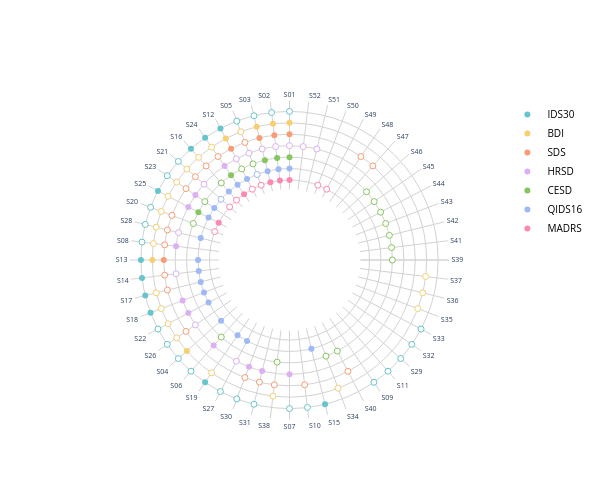

Notebook code cell kept with this figure:
### Markdown cell above
If you want to analyse custom data, you will have to set the variable `max_radius` so that the figure have the desired look !

### Code cell
###
# PARAMETERS
###
if experiment == "Fried2017" :
    max_radius = 13
elif experiment == "GauldMartin2022" : 
    max_radius = 20 # maximum radius on the final figure
else : 
    max_radius = 100 # <- /!\ value to set /!\ !!!
min_radius = 6.2 # minimum intern radius

# dictionnary questionnaire <->  radius of the circles
dic = {}
i = max_radius
for scale in df_col.variable.unique() : 
    dic[scale] = i
    i-=1

# dictionnary scale <-> color
palette = px.colors.qualitative.Pastel # choice of the palette. More choice in the following documentation : https://plotly.com/python/builtin-colorscales/
i = 0
dic_color = {}
# circular attribution of the colors (at the end of the palette, we go back to the beginning)
for scale in df_col['variable'].unique() : 
    if i>len(palette)-1 : 
        i = 0
    dic_color[scale] =palette[i]
    i+=1

###
# FIGURE
###
    
fig = go.Figure()
# transparency plot with all the symptoms to set their order in the plot
fig.add_trace(go.Scatterpolar(
            r = [0 for k in range(len(df.index))], # list of radiuses
            theta = df.Ab, # list of angles
            mode = 'markers',
            showlegend = False, # no legend thanks
        opacity = 0.0, # everything transparent !
    ))

if df.shape[0] == df['Category'].isnull().sum() : 
    df_col.loc[:,'Category'] = ""

### specific symptoms (value == 1)
df_spe = df_col[df_col.value == 1].copy() # we isolate only the specific symptoms
for scale in df_spe.variable.unique() : 
    temp = df_spe[df_spe.variable==scale] # dataframe with the data of each scale
    fig.add_trace(go.Scatterpolar(
            r = [dic[scale] for k in range(temp.shape[0])], # constant radius corresponding to the dictionnary value
            theta = temp.Ab, # angle = symptom 
            mode = 'markers',
        name = scale, # name in the legend
        hoverinfo="text", # type of hover. 'text' means that we design it by hand.
        hovertext= "Scale: "+scale+"<br>"+"Sympt.:"+temp.Symptom + "<br>Specific"+"<br>Category: "+temp.Category, # \n is <br> (html)
        # if category column in not empty
        
        opacity = 1.0,
        marker=dict( #property of the markers
            color = dic_color[scale], # color depending on the scale 
            symbol = "circle", # we want filled circles
            line=dict( # property of the line of the markers
                width=0 # we do not want line !
            ))
    ))

### component symptoms (=2)
df_comp = df_col[df_col.value == 2].copy()# we isolate only the compound symptoms
for scale in df_comp.variable.unique() : 
    temp = df_comp[df_comp.variable==scale] # dataframe with the data of each scale
    fig.add_trace(go.Scatterpolar(
            r = [dic[scale] for k in range(temp.shape[0])], # constant radius corresponding to the dictionnary value
            theta = temp.Ab,  # angle = symptom 
            mode = 'markers',
        hoverinfo="text",
        hovertext= "Scale: "+scale+"<br>"+"Sympt.:"+temp.Symptom + "<br>Compound"+"<br>Category: "+temp.Category, # \n is <br> (html)
        showlegend = False, # no legend
        marker=dict( # properties of the markers
            color = 'white', # white circle with color line
            symbol = "circle",
            line=dict(
                color=dic_color[scale], # color of the line
                width=1, # width of the line
         ))
    ))
    i+=1
    
### white circle in the center
fig.add_trace(go.Scatterpolar(
    r=[min_radius for k in range (len(df.Ab))], # radius of the circle = min_radius (set before)
    theta=df.Ab, # all angles
    fill='toself',
    fillcolor = "white", # color of the circle
    showlegend = False, # no legend
    line=dict(
    color="white",
    width=0, # no line
        ))
)


### Set options common to all traces with fig.update_traces

fig.update_polars(bgcolor='white')
fig.update_layout(
    autosize=True, # to allow or not autosize
    width=600, # width of the figure
    height=500, # height of the figure
    paper_bgcolor = 'rgba(0,0,0,0)', plot_bgcolor= 'rgba(0,0,0,0)',# background color
    polar = dict( #options for the polar plot
          radialaxis = dict(visible = True, # allowing radius lines  
                            color="lightgrey", # color of the lines
                            gridcolor = "lightgrey", # color of the grid
                            linecolor="lightgrey", #color of the lines
                            gridwidth = 1, # step in the grid
                            range=[0, max_radius+1], # range of the grid
                            dtick=1, # step in the grid
                            showgrid =True, # showing the grid
                            layer="below traces", # put the grid below traces
                            tickfont_color ='rgba(0,0,0,0)'),# putting tickfont into white to make them disappear
          angularaxis = dict(
        gridcolor = "lightgrey", # color of the angular grid
        tickfont_size=7, # font size of labels (ex. "S01")
        rotation=90, # start position of angular axis 
        direction="counterclockwise" # changin direction to align with Fried et al. 
        )),
        legend = dict(font = dict(size = 10, color = "black")) # size and color of the legend
)


#fig.write_image("figure4_radial.pdf") #saving figure into a file
fig.show() # showing figure

### Figure 1 — Plotly figure (JSON) as saved in the notebook; plotly's stock layout.template omitted (floating-point values rounded to 4 significant figures)
{"data": [{"mode": "markers", "opacity": 0, "r": [0, 0, 0, 0, 0, 0, 0, 0, 0, 0, 0, 0, 0, 0, 0, 0, 0, 0, 0, 0, 0, 0, 0, 0, 0, 0, 0, 0, 0, 0, 0, 0, 0, 0, 0, 0, 0, 0, 0, 0, 0, 0, 0, 0, 0, 0, 0, 0, 0, 0, 0, 0], "showlegend": false, "theta": ["S01", "S02", "S03", "S05", "S12", "S24", "S16", "S21", "S23", "S25", "S20", "S28", "S08", "S13", "S14", "S17", "S18", "S22", "S26", "S04", "S06", "S19", "S27", "S30", "S31", "S38", "S07", "S10", "S15", "S34", "S40", "S09", "S11", "S29", "S32", "S33", "S35", "S36", "S37", "S39", "S41", "S42", "S43", "S44", "S45", "S46", "S47", "S48", "S49", "S50", "S51", "S52"], "type": "scatterpolar"}, {"hoverinfo": "text", "hovertext": ["Scale: IDS30<br>Sympt.:Appetite decreas<br>Specific<br>Category: ", "Scale: IDS30<br>Sympt.:Tiredness, fatigue<br>Specific<br>Category: ", "Scale: IDS30<br>Sympt.:Concentration problems<br>Specific<br>Category: ", "Scale: IDS30<br>Sympt.:Loss of energy <br>Specific<br>Category: ", "Scale: IDS30<br>Sympt.:Appetite increase<br>Specific<br>Category: ", "Scale: IDS30<br>Sympt.:Weight decrease<br>Specific<br>Category: ", "Scale: IDS30<br>Sympt.:Indescisiveness<br>Specific<br>Category: ", "Scale: IDS30<br>Sympt.:Guilt<br>Specific<br>Category: ", "Scale: IDS30<br>Sympt.:Worthlessness<br>Specific<br>Category: ", "Scale: IDS30<br>Sympt.:Weight increase<br>Specific<br>Category: "], "marker": {"color": "rgb(102, 197, 204)", "line": {"width": 0}, "symbol": "circle"}, "mode": "markers", "name": "IDS30", "opacity": 1, "r": [13, 13, 13, 13, 13, 13, 13, 13, 13, 13], "theta": ["S12", "S24", "S16", "S25", "S13", "S14", "S17", "S18", "S19", "S15"], "type": "scatterpolar"}, {"hoverinfo": "text", "hovertext": ["Scale: BDI<br>Sympt.:Early insomnia<br>Specific<br>Category: ", "Scale: BDI<br>Sympt.:Middle insomnia<br>Specific<br>Category: ", "Scale: BDI<br>Sympt.:Late insomnia<br>Specific<br>Category: ", "Scale: BDI<br>Sympt.:Appetite decreas<br>Specific<br>Category: ", "Scale: BDI<br>Sympt.:Appetite increase<br>Specific<br>Category: ", "Scale: BDI<br>Sympt.:Hypersomnia<br>Specific<br>Category: "], "marker": {"color": "rgb(246, 207, 113)", "line": {"width": 0}, "symbol": "circle"}, "mode": "markers", "name": "BDI", "opacity": 1, "r": [12, 12, 12, 12, 12, 12], "theta": ["S01", "S02", "S03", "S12", "S13", "S04"], "type": "scatterpolar"}, {"hoverinfo": "text", "hovertext": ["Scale: SDS<br>Sympt.:Early insomnia<br>Specific<br>Category: ", "Scale: SDS<br>Sympt.:Middle insomnia<br>Specific<br>Category: ", "Scale: SDS<br>Sympt.:Late insomnia<br>Specific<br>Category: ", "Scale: SDS<br>Sympt.:Appetite decreas<br>Specific<br>Category: ", "Scale: SDS<br>Sympt.:Appetite increase<br>Specific<br>Category: "], "marker": {"color": "rgb(248, 156, 116)", "line": {"width": 0}, "symbol": "circle"}, "mode": "markers", "name": "SDS", "opacity": 1, "r": [11, 11, 11, 11, 11], "theta": ["S01", "S02", "S03", "S12", "S13"], "type": "scatterpolar"}, {"hoverinfo": "text", "hovertext": ["Scale: HRSD<br>Sympt.:Tiredness, fatigue<br>Specific<br>Category: ", "Scale: HRSD<br>Sympt.:Loss of pleasure<br>Specific<br>Category: ", "Scale: HRSD<br>Sympt.:Loss of energy <br>Specific<br>Category: ", "Scale: HRSD<br>Sympt.:Irritable mood<br>Specific<br>Category: ", "Scale: HRSD<br>Sympt.:Guilt<br>Specific<br>Category: ", "Scale: HRSD<br>Sympt.:Loss of interest<br>Specific<br>Category: ", "Scale: HRSD<br>Sympt.:Anxious  / fearful mood<br>Specific<br>Category: ", "Scale: HRSD<br>Sympt.:Sympathetic arousal (palpitations ,tremors, tinnitus, chest pain)<br>Specific<br>Category: ", "Scale: HRSD<br>Sympt.:Gastrointestinal problems (constipation, diarrhea)<br>Specific<br>Category: ", "Scale: HRSD<br>Sympt.:Panic/phobic symptoms<br>Specific<br>Category: "], "marker": {"color": "rgb(220, 176, 242)", "line": {"width": 0}, "symbol": "circle"}, "mode": "markers", "name": "HRSD", "opacity": 1, "r": [10, 10, 10, 10, 10, 10, 10, 10, 10, 10], "theta": ["S24", "S23", "S25", "S08", "S18", "S22", "S06", "S30", "S31", "S07"], "type": "scatterpolar"}, {"hoverinfo": "text", "hovertext": ["Scale: CESD<br>Sympt.:Early insomnia<br>Specific<br>Category: ", "Scale: CESD<br>Sympt.:Middle insomnia<br>Specific<br>Category: ", "Scale: CESD<br>Sympt.:Late insomnia<br>Specific<br>Category: ", "Scale: CESD<br>Sympt.:Tiredness, fatigue<br>Specific<br>Category: ", "Scale: CESD<br>Sympt.:Loss of energy <br>Specific<br>Category: "], "marker": {"color": "rgb(135, 197, 95)", "line": {"width": 0}, "symbol": "circle"}, "mode": "markers", "name": "CESD", "opacity": 1, "r": [9, 9, 9, 9, 9], "theta": ["S01", "S02", "S03", "S24", "S25"], "type": "scatterpolar"}, {"hoverinfo": "text", "hovertext": ["Scale: QIDS16<br>Sympt.:Early insomnia<br>Specific<br>Category: ", "Scale: QIDS16<br>Sympt.:Middle insomnia<br>Specific<br>Category: ", "Scale: QIDS16<br>Sympt.:Late insomnia<br>Specific<br>Category: ", "Scale: QIDS16<br>Sympt.:Appetite decreas<br>Specific<br>Category: ", "Scale: QIDS16<br>Sympt.:Tiredness, fatigue<br>Specific<br>Category: ", "Scale: QIDS16<br>Sympt.:Concentration problems<br>Specific<br>Category: ", "Scale: QIDS16<br>Sympt.:Loss of pleasure<br>Specific<br>Category: ", "Scale: QIDS16<br>Sympt.:Loss of energy <br>Specific<br>Category: ", "Scale: QIDS16<br>Sympt.:Psychomotor agitation<br>Specific<br>Category: ", "Scale: QIDS16<br>Sympt.:Appetite increase<br>Specific<br>Category: ", "Scale: QIDS16<br>Sympt.:Weight decrease<br>Specific<br>Category: ", "Scale: QIDS16<br>Sympt.:Indescisiveness<br>Specific<br>Category: ", "Scale: QIDS16<br>Sympt.:Guilt<br>Specific<br>Category: ", "Scale: QIDS16<br>Sympt.:Loss of interest<br>Specific<br>Category: ", "Scale: QIDS16<br>Sympt.:Hypersomnia<br>Specific<br>Category: ", "Scale: QIDS16<br>Sympt.:Worthlessness<br>Specific<br>Category: ", "Scale: QIDS16<br>Sympt.:Psychomotor retardation<br>Specific<br>Category: ", "Scale: QIDS16<br>Sympt.:Weight increase<br>Specific<br>Category: "], "marker": {"color": "rgb(158, 185, 243)", "line": {"width": 0}, "symbol": "circle"}, "mode": "markers", "name": "QIDS16", "opacity": 1, "r": [8, 8, 8, 8, 8, 8, 8, 8, 8, 8, 8, 8, 8, 8, 8, 8, 8, 8], "theta": ["S01", "S02", "S03", "S12", "S24", "S16", "S23", "S25", "S28", "S13", "S14", "S17", "S18", "S22", "S04", "S19", "S27", "S15"], "type": "scatterpolar"}, {"hoverinfo": "text", "hovertext": ["Scale: MADRS<br>Sympt.:Early insomnia<br>Specific<br>Category: ", "Scale: MADRS<br>Sympt.:Middle insomnia<br>Specific<br>Category: ", "Scale: MADRS<br>Sympt.:Late insomnia<br>Specific<br>Category: ", "Scale: MADRS<br>Sympt.:Tiredness, fatigue<br>Specific<br>Category: ", "Scale: MADRS<br>Sympt.:Loss of energy <br>Specific<br>Category: "], "marker": {"color": "rgb(254, 136, 177)", "line": {"width": 0}, "symbol": "circle"}, "mode": "markers", "name": "MADRS", "opacity": 1, "r": [7, 7, 7, 7, 7], "theta": ["S01", "S02", "S03", "S24", "S25"], "type": "scatterpolar"}, {"hoverinfo": "text", "hovertext": ["Scale: IDS30<br>Sympt.:Early insomnia<br>Compound<br>Category: ", "Scale: IDS30<br>Sympt.:Middle insomnia<br>Compound<br>Category: ", "Scale: IDS30<br>Sympt.:Late insomnia<br>Compound<br>Category: ", "Scale: IDS30<br>Sympt.:Sad mood<br>Compound<br>Category: ", "Scale: IDS30<br>Sympt.:Suicidal ideation<br>Compound<br>Category: ", "Scale: IDS30<br>Sympt.:Loss of pleasure<br>Compound<br>Category: ", "Scale: IDS30<br>Sympt.:Pessimism / hopeful about future<br>Compound<br>Category: ", "Scale: IDS30<br>Sympt.:Psychomotor agitation<br>Compound<br>Category: ", "Scale: IDS30<br>Sympt.:Irritable mood<br>Compound<br>Category: ", "Scale: IDS30<br>Sympt.:Loss of interest<br>Compound<br>Category: ", "Scale: IDS30<br>Sympt.:Decreased libido<br>Compound<br>Category: ", "Scale: IDS30<br>Sympt.:Hypersomnia<br>Compound<br>Category: ", "Scale: IDS30<br>Sympt.:Anxious  / fearful mood<br>Compound<br>Category: ", "Scale: IDS30<br>Sympt.:Psychomotor retardation<br>Compound<br>Category: ", "Scale: IDS30<br>Sympt.:Sympathetic arousal (palpitations ,tremors, tinnitus, chest pain)<br>Compound<br>Category: ", "Scale: IDS30<br>Sympt.:Gastrointestinal problems (constipation, diarrhea)<br>Compound<br>Category: ", "Scale: IDS30<br>Sympt.:Panic/phobic symptoms<br>Compound<br>Category: ", "Scale: IDS30<br>Sympt.:Diurnal variation<br>Compound<br>Category: ", "Scale: IDS30<br>Sympt.:Mood reactivity <br>Compound<br>Category: ", "Scale: IDS30<br>Sympt.:Grief<br>Compound<br>Category: ", "Scale: IDS30<br>Sympt.:Somatic complaints (pain, headaches, heaviness of limbs)<br>Compound<br>Category: ", "Scale: IDS30<br>Sympt.:Interpersonal sensitivity<br>Compound<br>Category: ", "Scale: IDS30<br>Sympt.:Leaden paralysis<br>Compound<br>Category: "], "marker": {"color": "white", "line": {"color": "rgb(102, 197, 204)", "width": 1}, "symbol": "circle"}, "mode": "markers", "r": [13, 13, 13, 13, 13, 13, 13, 13, 13, 13, 13, 13, 13, 13, 13, 13, 13, 13, 13, 13, 13, 13, 13], "showlegend": false, "theta": ["S01", "S02", "S03", "S05", "S21", "S23", "S20", "S28", "S08", "S22", "S26", "S04", "S06", "S27", "S30", "S31", "S07", "S10", "S09", "S11", "S29", "S32", "S33"], "type": "scatterpolar"}, {"hoverinfo": "text", "hovertext": ["Scale: BDI<br>Sympt.:Sad mood<br>Compound<br>Category: ", "Scale: BDI<br>Sympt.:Tiredness, fatigue<br>Compound<br>Category: ", "Scale: BDI<br>Sympt.:Concentration problems<br>Compound<br>Category: ", "Scale: BDI<br>Sympt.:Suicidal ideation<br>Compound<br>Category: ", "Scale: BDI<br>Sympt.:Loss of pleasure<br>Compound<br>Category: ", "Scale: BDI<br>Sympt.:Loss of energy <br>Compound<br>Category: ", "Scale: BDI<br>Sympt.:Pessimism / hopeful about future<br>Compound<br>Category: ", "Scale: BDI<br>Sympt.:Psychomotor agitation<br>Compound<br>Category: ", "Scale: BDI<br>Sympt.:Irritable mood<br>Compound<br>Category: ", "Scale: BDI<br>Sympt.:Indescisiveness<br>Compound<br>Category: ", "Scale: BDI<br>Sympt.:Guilt<br>Compound<br>Category: ", "Scale: BDI<br>Sympt.:Loss of interest<br>Compound<br>Category: ", "Scale: BDI<br>Sympt.:Decreased libido<br>Compound<br>Category: ", "Scale: BDI<br>Sympt.:Worthlessness<br>Compound<br>Category: ", "Scale: BDI<br>Sympt.:Crying<br>Compound<br>Category: ", "Scale: BDI<br>Sympt.:Past failure (I am a total failure as a person)<br>Compound<br>Category: ", "Scale: BDI<br>Sympt.:Punishment feelings<br>Compound<br>Category: ", "Scale: BDI<br>Sympt.:Self-dislike<br>Compound<br>Category: ", "Scale: BDI<br>Sympt.:Self-criticalness (blaming oneself for bad things that happen)<br>Compound<br>Category: "], "marker": {"color": "white", "line": {"color": "rgb(246, 207, 113)", "width": 1}, "symbol": "circle"}, "mode": "markers", "r": [12, 12, 12, 12, 12, 12, 12, 12, 12, 12, 12, 12, 12, 12, 12, 12, 12, 12, 12], "showlegend": false, "theta": ["S05", "S24", "S16", "S21", "S23", "S25", "S20", "S28", "S08", "S17", "S18", "S22", "S26", "S19", "S38", "S34", "S35", "S36", "S37"], "type": "scatterpolar"}, {"hoverinfo": "text", "hovertext": ["Scale: SDS<br>Sympt.:Sad mood<br>Compound<br>Category: ", "Scale: SDS<br>Sympt.:Tiredness, fatigue<br>Compound<br>Category: ", "Scale: SDS<br>Sympt.:Concentration problems<br>Compound<br>Category: ", "Scale: SDS<br>Sympt.:Suicidal ideation<br>Compound<br>Category: ", "Scale: SDS<br>Sympt.:Loss of pleasure<br>Compound<br>Category: ", "Scale: SDS<br>Sympt.:Pessimism / hopeful about future<br>Compound<br>Category: ", "Scale: SDS<br>Sympt.:Psychomotor agitation<br>Compound<br>Category: ", "Scale: SDS<br>Sympt.:Irritable mood<br>Compound<br>Category: ", "Scale: SDS<br>Sympt.:Weight decrease<br>Compound<br>Category: ", "Scale: SDS<br>Sympt.:Indescisiveness<br>Compound<br>Category: ", "Scale: SDS<br>Sympt.:Decreased libido<br>Compound<br>Category: ", "Scale: SDS<br>Sympt.:Sympathetic arousal (palpitations ,tremors, tinnitus, chest pain)<br>Compound<br>Category: ", "Scale: SDS<br>Sympt.:Gastrointestinal problems (constipation, diarrhea)<br>Compound<br>Category: ", "Scale: SDS<br>Sympt.:Crying<br>Compound<br>Category: ", "Scale: SDS<br>Sympt.:Diurnal variation<br>Compound<br>Category: ", "Scale: SDS<br>Sympt.:Everything I do is an effort<br>Compound<br>Category: ", "Scale: SDS<br>Sympt.:I am useful and needed<br>Compound<br>Category: ", "Scale: SDS<br>Sympt.:My life is pretty full<br>Compound<br>Category: "], "marker": {"color": "white", "line": {"color": "rgb(248, 156, 116)", "width": 1}, "symbol": "circle"}, "mode": "markers", "r": [11, 11, 11, 11, 11, 11, 11, 11, 11, 11, 11, 11, 11, 11, 11, 11, 11, 11], "showlegend": false, "theta": ["S05", "S24", "S16", "S21", "S23", "S20", "S28", "S08", "S14", "S17", "S26", "S30", "S31", "S38", "S10", "S40", "S47", "S48"], "type": "scatterpolar"}, {"hoverinfo": "text", "hovertext": ["Scale: HRSD<br>Sympt.:Early insomnia<br>Compound<br>Category: ", "Scale: HRSD<br>Sympt.:Middle insomnia<br>Compound<br>Category: ", "Scale: HRSD<br>Sympt.:Late insomnia<br>Compound<br>Category: ", "Scale: HRSD<br>Sympt.:Sad mood<br>Compound<br>Category: ", "Scale: HRSD<br>Sympt.:Appetite decreas<br>Compound<br>Category: ", "Scale: HRSD<br>Sympt.:Suicidal ideation<br>Compound<br>Category: ", "Scale: HRSD<br>Sympt.:Psychomotor agitation<br>Compound<br>Category: ", "Scale: HRSD<br>Sympt.:Weight decrease<br>Compound<br>Category: ", "Scale: HRSD<br>Sympt.:Decreased libido<br>Compound<br>Category: ", "Scale: HRSD<br>Sympt.:Psychomotor retardation<br>Compound<br>Category: ", "Scale: HRSD<br>Sympt.:Hypochondriasis<br>Compound<br>Category: ", "Scale: HRSD<br>Sympt.:Loss of insight<br>Compound<br>Category: "], "marker": {"color": "white", "line": {"color": "rgb(220, 176, 242)", "width": 1}, "symbol": "circle"}, "mode": "markers", "r": [10, 10, 10, 10, 10, 10, 10, 10, 10, 10, 10, 10], "showlegend": false, "theta": ["S01", "S02", "S03", "S05", "S12", "S21", "S28", "S14", "S26", "S27", "S51", "S52"], "type": "scatterpolar"}, {"hoverinfo": "text", "hovertext": ["Scale: CESD<br>Sympt.:Sad mood<br>Compound<br>Category: ", "Scale: CESD<br>Sympt.:Appetite decreas<br>Compound<br>Category: ", "Scale: CESD<br>Sympt.:Concentration problems<br>Compound<br>Category: ", "Scale: CESD<br>Sympt.:Loss of pleasure<br>Compound<br>Category: ", "Scale: CESD<br>Sympt.:Pessimism / hopeful about future<br>Compound<br>Category: ", "Scale: CESD<br>Sympt.:Anxious  / fearful mood<br>Compound<br>Category: ", "Scale: CESD<br>Sympt.:Crying<br>Compound<br>Category: ", "Scale: CESD<br>Sympt.:Past failure (I am a total failure as a person)<br>Compound<br>Category: ", "Scale: CESD<br>Sympt.:Everything I do is an effort<br>Compound<br>Category: ", "Scale: CESD<br>Sympt.:Lonely<br>Compound<br>Category: ", "Scale: CESD<br>Sympt.:Talked less than usual<br>Compound<br>Category: ", "Scale: CESD<br>Sympt.:People were unfriendly<br>Compound<br>Category: ", "Scale: CESD<br>Sympt.:People disliked me<br>Compound<br>Category: ", "Scale: CESD<br>Sympt.:Bothered by things that usually don't bother me<br>Compound<br>Category: ", "Scale: CESD<br>Sympt.:Feeling as good as other people+<br>Compound<br>Category: ", "Scale: CESD<br>Sympt.:Feeling Happy+<br>Compound<br>Category: "], "marker": {"color": "white", "line": {"color": "rgb(135, 197, 95)", "width": 1}, "symbol": "circle"}, "mode": "markers", "r": [9, 9, 9, 9, 9, 9, 9, 9, 9, 9, 9, 9, 9, 9, 9, 9], "showlegend": false, "theta": ["S05", "S12", "S16", "S23", "S20", "S06", "S38", "S34", "S40", "S39", "S41", "S42", "S43", "S44", "S45", "S46"], "type": "scatterpolar"}, {"hoverinfo": "text", "hovertext": ["Scale: QIDS16<br>Sympt.:Sad mood<br>Compound<br>Category: ", "Scale: QIDS16<br>Sympt.:Suicidal ideation<br>Compound<br>Category: "], "marker": {"color": "white", "line": {"color": "rgb(158, 185, 243)", "width": 1}, "symbol": "circle"}, "mode": "markers", "r": [8, 8], "showlegend": false, "theta": ["S05", "S21"], "type": "scatterpolar"}, {"hoverinfo": "text", "hovertext": ["Scale: MADRS<br>Sympt.:Sad mood<br>Compound<br>Category: ", "Scale: MADRS<br>Sympt.:Appetite decreas<br>Compound<br>Category: ", "Scale: MADRS<br>Sympt.:Concentration problems<br>Compound<br>Category: ", "Scale: MADRS<br>Sympt.:Suicidal ideation<br>Compound<br>Category: ", "Scale: MADRS<br>Sympt.:Pessimism / hopeful about future<br>Compound<br>Category: ", "Scale: MADRS<br>Sympt.:Inner tension<br>Compound<br>Category: ", "Scale: MADRS<br>Sympt.:Inability to feel<br>Compound<br>Category: "], "marker": {"color": "white", "line": {"color": "rgb(254, 136, 177)", "width": 1}, "symbol": "circle"}, "mode": "markers", "r": [7, 7, 7, 7, 7, 7, 7], "showlegend": false, "theta": ["S05", "S12", "S16", "S21", "S20", "S49", "S50"], "type": "scatterpolar"}, {"fill": "toself", "fillcolor": "white", "line": {"color": "white", "width": 0}, "r": [6.2, 6.2, 6.2, 6.2, 6.2, 6.2, 6.2, 6.2, 6.2, 6.2, 6.2, 6.2, 6.2, 6.2, 6.2, 6.2, 6.2, 6.2, 6.2, 6.2, 6.2, 6.2, 6.2, 6.2, 6.2, 6.2, 6.2, 6.2, 6.2, 6.2, 6.2, 6.2, 6.2, 6.2, 6.2, 6.2, 6.2, 6.2, 6.2, 6.2, 6.2, 6.2, 6.2, 6.2, 6.2, 6.2, 6.2, 6.2, 6.2, 6.2, 6.2, 6.2], "showlegend": false, "theta": ["S01", "S02", "S03", "S05", "S12", "S24", "S16", "S21", "S23", "S25", "S20", "S28", "S08", "S13", "S14", "S17", "S18", "S22", "S26", "S04", "S06", "S19", "S27", "S30", "S31", "S38", "S07", "S10", "S15", "S34", "S40", "S09", "S11", "S29", "S32", "S33", "S35", "S36", "S37", "S39", "S41", "S42", "S43", "S44", "S45", "S46", "S47", "S48", "S49", "S50", "S51", "S52"], "type": "scatterpolar"}], "layout": {"autosize": true, "height": 500, "legend": {"font": {"color": "black", "size": 10}}, "paper_bgcolor": "rgba(0,0,0,0)", "plot_bgcolor": "rgba(0,0,0,0)", "polar": {"angularaxis": {"direction": "counterclockwise", "gridcolor": "lightgrey", "rotation": 90, "tickfont": {"size": 7}}, "bgcolor": "white", "radialaxis": {"color": "lightgrey", "dtick": 1, "gridcolor": "lightgrey", "gridwidth": 1, "layer": "below traces", "linecolor": "lightgrey", "range": [0, 14], "showgrid": true, "tickfont": {"color": "rgba(0,0,0,0)"}, "visible": true}}, "width": 600}}
